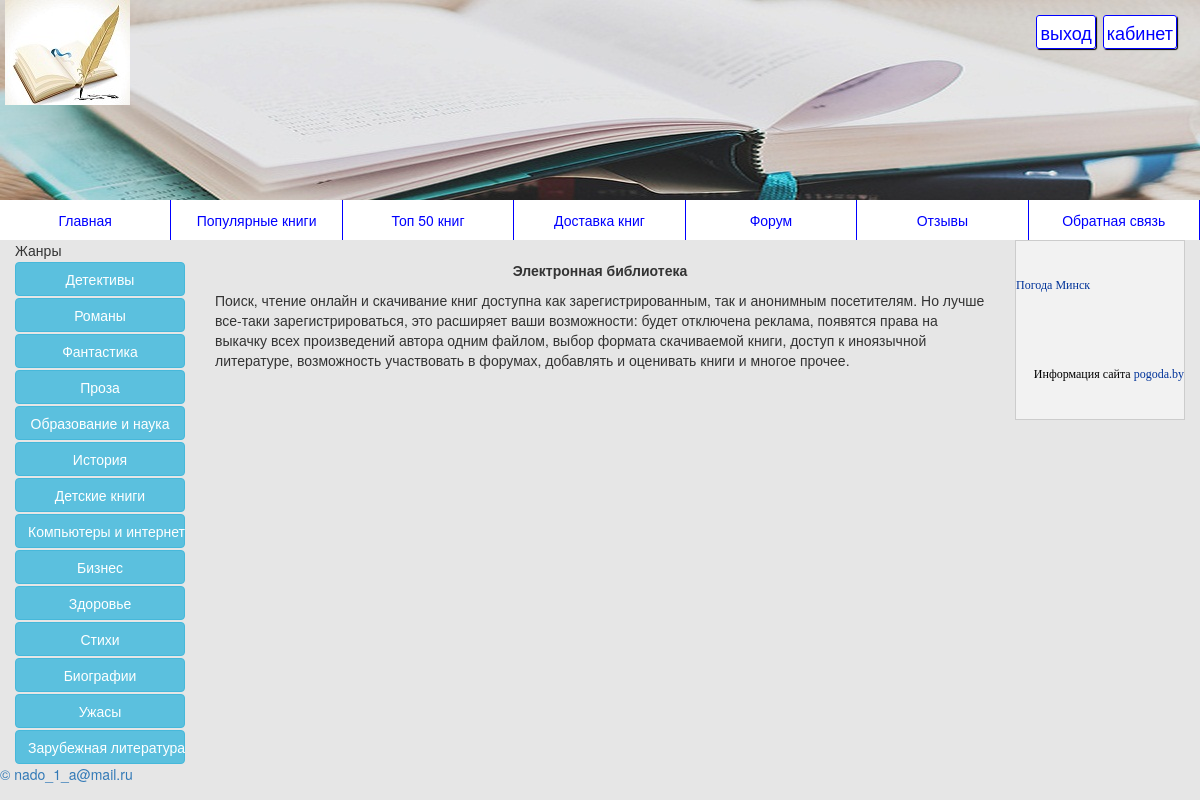
Page /index.php (signed in) on the committed database.
### tables this page shows
CREATE TABLE IF NOT EXISTS `catalogs` (
  `id` int(11) NOT NULL AUTO_INCREMENT,
  `name` tinytext NOT NULL,
  `showhide` enum('show','hide') NOT NULL,
  `class` tinytext NOT NULL,
  PRIMARY KEY (`id`)
);

CREATE TABLE IF NOT EXISTS `maintexts` (
  `id` int(11) NOT NULL AUTO_INCREMENT,
  `name` tinytext NOT NULL,
  `body` text NOT NULL,
  `url` tinytext NOT NULL,
  `lang` enum('ru','en') NOT NULL DEFAULT 'ru',
  `showhide` enum('show','hide') NOT NULL DEFAULT 'show',
  `putdate` date NOT NULL,
  PRIMARY KEY (`id`)
);

### config/config.php (called while the page is built, shortened)
<?php
	$tbl_maintext='maintexts';
	$tbl_catalog='catalogs';

### templates/top.php (the view, shortened to what this page needs)
<?php
require_once('config/config.php');
require_once('config/class.config.php');
 ?>
<!Doctype html>
<html>
	<head>
		<link type='text/css' rel ='stylesheet' href='media/bootstrap/css/bootstrap.min.css'>
		<link type='text/css' rel ='stylesheet' href='media/css/style.css'>
	</head>
	<body>
	<?if($_GET['url']){
	$class=$_GET['url'];
	}else{
	$class='def';
	}?>
	<div id='header' class=<?=$class?>>
	<div id='logo'>
		<img src='media/img/2.jpg'/>
	</div>
			<div id='headlinks'>
				<?php
				if($_SESSION['id_users_position']){
					?>
						<a href='logout.php'>выход</a>
						<a href='cabinet.php'>кабинет</a>
				<?php
				}
				else{
				?>
						<a href='login.php'>вход</a>
						<a href='reg.php'>регистрация</a>
				<?php
				}
				?>
			</div>
		</div>
		<div class='topmenu'>
			<a href ='index.php?url=index'>Главная</a>
			<a href ='index.php?url=pop'>Популярные книги</a>
			<a href ='index.php?url=top'>Топ 50 книг</a>
			<a href ='index.php?url=zakaz'>Доставка книг</a>
			<a href ='index.php?url=forum'>Форум</a>
			<a href ='index.php?url=otz'>Отзывы</a>
			<a href ='sms.php'>Обратная связь</a>
		</div>
		<div class='col-md-2'>
			Жанры
			<div class='menu'>
            <?php
				$query="SELECT * FROM $tbl_catalog WHERE showhide='show'";
				$cat=mysql_query($query);
				if($_SESSION['id_users_position']){
				while($category=mysql_fetch_array($cat)){
					echo "<a href='cat.php?id=".$category['id']
					."'class='".$category['class']."'>"
					.$category['name']."</a>";
				}
				}
            ?>
			</div>
		</div>
		<div class='col-md-8'>

### index.php (shortened to what this page needs)
<?php
	if($_GET['url']){
		$file=$_GET['url'];
	}
	else {
		$file='index';
	}
	require_once('templates/top.php');
	$query="SELECT*FROM $tbl_maintext WHERE url='$file'";
	$cat=mysql_query($query);
	$tbl_text=mysql_fetch_array($cat);
	echo $tbl_text['body'];
	require_once('templates/bottom.php');
 ?>

### templates/bottom.php (shortened to what this page needs)
</div>
		<div class='col-md-2'>
<table width="100%" height="180" style="background-color:#f2f2f2; border: #cccccc 1px solid; font-family:Tahoma; font-size:12px; color:#000000;" cellpadding="2" cellspacing="0">
<tr><td><a href="http://6.pogoda.by/26850" style="font-family:Tahoma; font-size:12px; color:#003399;" title="Погода Минск на 6 дней - Гидрометцентр РБ" target="_blank">Погода Минск</a>
</td></tr>
<tr><td align="right">Информация сайта <a href="http://www.pogoda.by" target="_blank" style="font-family:Tahoma; font-size:12px; color:#003399;">pogoda.by</a>
</td></tr>
</table>
		</div>
	<br style='clear:both'/>
		<div id=footer>
		<a href='mailto:nado_1_a@mail.ru'>
		&copy; nado_1_a<span>@</span>mail.ru
		</a>
	</div>
	</body>
</html>

### media/css/style.css (style rules this page uses)
body { background:url('../img/8.jpg'); padding:0; margin:0; }
#header { height:200px; background:url('../img/11.jpg'); }
#logo { float:left; padding-left:5px; height:100px; }
#headlinks { float:right; padding:20px; }
#headlinks a { color:blue; font-size:18px; background:white; padding:3px; border-radius:3px; border:solid 1px blue; box-shadow:1px 1px 1px black; margin-right:3px; }
.topmenu { display:-moz-box; display:-webkit-flex; display:flex; text-align:center; flex-direction:row; width:100%; margin:0; }
.topmenu a { display:block; -moz-box:1; -webkit-flex:1; flex:1; font-size:14px; padding:10px; color:blue; background:white; text-decoration:none; border-right:1px blue solid; }
.menu a { width:100%; margin-top:2px; }

### rows in the picture
catalogs: name "Детективы"
catalogs: name "Романы"
catalogs: name "Фантастика"
catalogs: name "Проза"
catalogs: name "Образование и наука"
catalogs: name "История"
catalogs: name "Детские книги"
catalogs: name "Компьютеры и интернет"
catalogs: name "Бизнес"
catalogs: name "Здоровье"
catalogs: name "Стихи"
catalogs: name "Биографии"
catalogs: name "Ужасы"
catalogs: name "Зарубежная литература"
maintexts: body "Электронная библиотека Поиск, чтение онлайн и скачивание книг доступна как зарегистрированным, так и анонимным посетителям. Но лучше все-таки зарегистрироваться, это расширяет ваши возможности: будет отключена реклама, появятся права на выкачку всех произведений автора одним файлом, выбор формата скачиваемой книги, доступ к иноязычной литературе, возможность участвовать в форумах, добавлять и оценивать книги и многое прочее."
